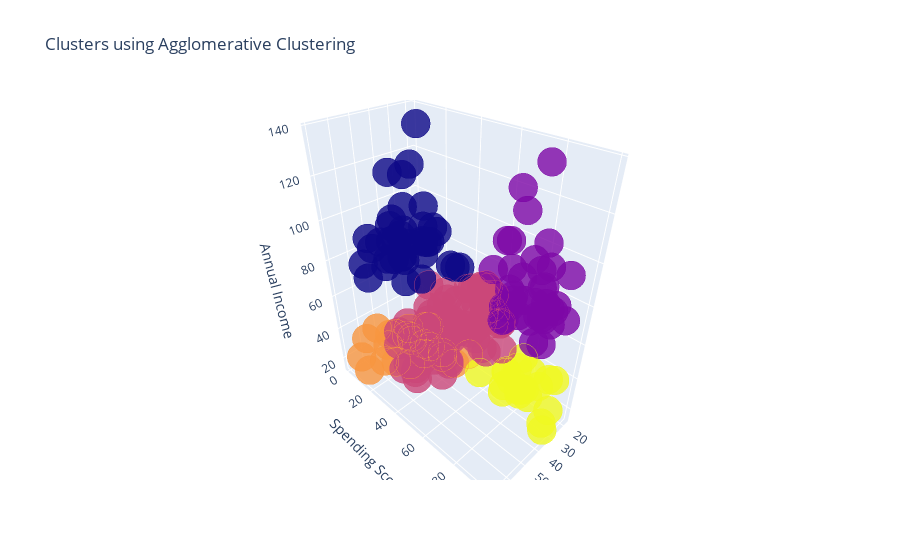

Notebook source saved alongside this figure:
### Code cell
import plotly.express as px
fig = px.scatter_3d(df, x='Annual Income (k$)', y='Spending Score (1-100)', z='Age',
              color='Cluster')
fig.show()

### Figure 1 — Plotly figure (JSON) as saved in the notebook; plotly's stock layout.template omitted (floating-point values rounded to 4 significant figures; data arrays with more than 128 entries replaced by an {"elided": "..."} marker saying what was removed)
{"data": [{"marker": {"color": {"elided": "200 int values"}, "line": {"color": {"elided": "200 int values"}, "width": 12}, "opacity": 0.8, "size": 10}, "mode": "markers", "type": "scatter3d", "x": {"elided": "200 int values"}, "y": {"elided": "200 int values"}, "z": {"elided": "200 int values"}}], "layout": {"scene": {"xaxis": {"title": {"text": "Age"}}, "yaxis": {"title": {"text": "Spending Score"}}, "zaxis": {"title": {"text": "Annual Income"}}}, "title": {"text": "Clusters using Agglomerative Clustering"}}}
